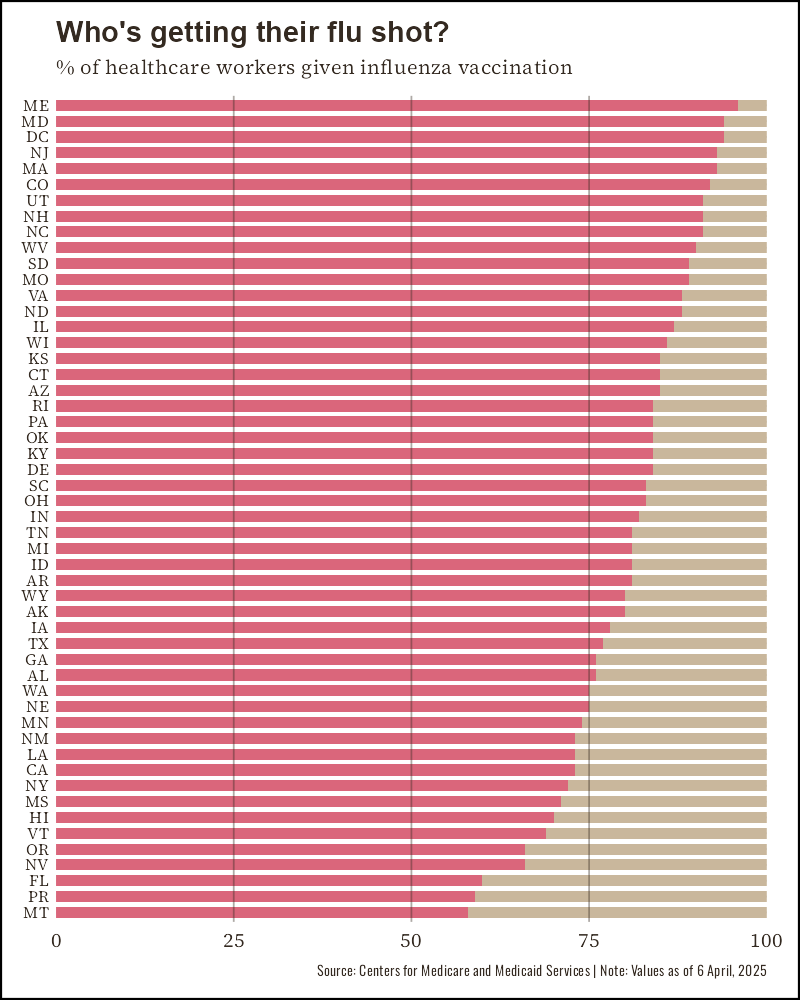

The R source for this figure:
# install packages
if(!require(pacman))install.packages("pacman")

pacman::p_load(tidyverse, tidytuesdayR, janitor, readxl, hrbrthemes, scales, ggview, extrafont, patchwork,
               ggpath)

# load TT data
careRAW <- tt_load("2025-04-08")

care <- careRAW$care_state |> 
  clean_names()

median_waits <- care |> 
  filter(measure_id == "OP_18b") |> 
  arrange(desc(score))

# load population data
USA_pop_cols <- c("state", "2020_base", "yr_2020", "yr_2021", "yr_2022", "yr_2023", "yr_2024") 

USA_population <- read_excel("data/NST-EST2024-POP.xlsx", skip = 8, n_max = 53) |> 
  setNames(USA_pop_cols) |> 
  filter(!is.na(state)) |> 
  mutate(
    state = str_sub(state, 2, -1)
  ) |> 
  select(1, 7)

state_lookup <- tibble::tibble(
  state = c(
    "Alabama", "Alaska", "Arizona", "Arkansas", "American Samoa", "California", "Colorado",
    "Connecticut", "Delaware", "Florida", "Georgia", "Guam", "Hawaii", "Idaho",
    "Illinois", "Indiana", "Iowa", "Kansas", "Kentucky", "Louisiana",
    "Maine", "Maryland", "Massachusetts", "Michigan", "Minnesota",
    "Mississippi", "Missouri", "Northern Mariana Islands", "Montana", "Nebraska", "Nevada",
    "New Hampshire", "New Jersey", "New Mexico", "New York",
    "North Carolina", "North Dakota", "Ohio", "Oklahoma", "Oregon",
    "Pennsylvania", "Puerto Rico", "Rhode Island", "South Carolina", "South Dakota",
    "Tennessee", "Texas", "Utah", "Vermont", "Virginia", "Virgin Islands", "Washington",
    "West Virginia", "Wisconsin", "Wyoming", "District of Columbia"
  ),
  abbreviation = c(
    "AL", "AK", "AZ", "AR", "AS", "CA", "CO", "CT", "DE", "FL", "GA", "GU", "HI", "ID",
    "IL", "IN", "IA", "KS", "KY", "LA", "ME", "MD", "MA", "MI", "MN", "MS",
    "MO", "MP", "MT", "NE", "NV", "NH", "NJ", "NM", "NY", "NC", "ND", "OH", "OK",
    "OR", "PA", "PR", "RI", "SC", "SD", "TN", "TX", "UT", "VT", "VA", "VI", "WA", "WV",
    "WI", "WY", "DC"
  )
)

USA_population <- USA_population |> 
  left_join(state_lookup, by = join_by(state == state)) |> 
  select(3, 1, 2)

# join pop to median_waits
median_waits <- median_waits |> 
  left_join(USA_population, by = join_by(state == abbreviation)) |> 
  filter(!is.na(score)) |> 
  rename(population = yr_2024)



  

care <- care |> 
  left_join(USA_population, by = join_by(state == abbreviation)) |> 
  rename(acronym = state) |> 
  rename(state = state.y) |> 
  mutate(
    vote = 
      case_when(
        state %in% c("California", "Colorado", "Connecticut", "Delaware", "District of Columbia",
                       "Hawaii", "Illinois", "Maine", "Maryland", "Massachusetts", "Minnesota", "New Hampshire", "New Jersey", "New Mexico", "New York", "Oregon", "Rhode Island",
                       "Vermont", "Virginia", "Washington", "Puerto Rico") ~ "Blue",
        TRUE ~ "Red"
      )
  )
  


  
flu_shot <- care |> 
  filter(measure_id == "IMM_3") |> 
  arrange(desc(score)) |> 
  filter(!is.na(state)) |> 
  mutate(
    non_vax = 100 - score
  ) |> 
  pivot_longer(
    cols = c(score, non_vax),
    names_to = "category",
    values_to = "percentage"
  ) |> 
  group_by(state) |> 
  mutate(score = max(percentage)) |> 
  ungroup() |> 
  mutate(
    state = 
      case_when(
        state == "District of Columbia" ~ "D.C.",
        TRUE ~ state
      )
  ) |> 
  filter(
   ! state %in% c("VI", "MP", "GU", "AS")
  )


# font_import()
loadfonts()

title_font <- "Oswald"
font <- "Source Serif 4"

title <- "Who's getting their flu shot?"
subtitle <- "% of healthcare workers given influenza vaccination"


ggplot(flu_shot, aes(x = percentage, y = reorder(state, score), fill = category)) +
  geom_col(width = 0.7) +
  geom_vline(xintercept = 25, colour = "#342A21", alpha = 0.4, linetype = 1, linewidth = 0.2) +
  geom_vline(xintercept = 50, colour = "#342A21", alpha = 0.4, linetype = 1, linewidth = 0.2) +
  geom_vline(xintercept = 75, colour = "#342A21", alpha = 0.4, linetype = 1, linewidth = 0.2) +
  # geom_text(data = top_bottom, aes(x = score + 2.5, y = reorder(state, score), label = paste0(score, "%")), size = 1.5, colour = "#342A21", family = font) +
  # geom_text(aes(x = 0 + 1, y = reorder(state, score), label = state), size = 1.5, colour = "white", family = font, hjust = 0, vjust = 0.5) +
  scale_x_continuous(
    expand = c(0,0)
  ) +
  scale_fill_manual(values = c("#C9B79C", "#DA667B")) +
  labs(
    title = title,
    subtitle = subtitle,
    caption = "Source: Centers for Medicare and Medicaid Services | Note: Values as of 6 April, 2025"
  ) +
  theme_ipsum_pub() +
  theme(
    text = element_text(family = font, size = 8, colour = "#342A21"),
    axis.text.y = element_text(family = font, size = 4, colour = "#342A21", margin = margin(0, -1, 0, 0)),
    axis.title.y = element_blank(),
    axis.text.x = element_text(family = font, size = 5, colour = "#342A21"),
    axis.title.x = element_blank(),
    legend.position = "NONE",
    plot.background = element_rect(fill = "white"),
    plot.margin = margin(10, 8, 5, 5),
    plot.title = element_text(size = 7, family = title_font, margin = margin(-5, 0, 3, 0), hjust = 0),
    plot.subtitle = element_text(size = 5, family = font, margin = margin(0, 0, 4, 0), hjust = 0),
    panel.grid.major.x = element_blank(),
    panel.grid.minor.x = element_blank(),
    plot.caption = element_text(family = title_font, size = 3.5, margin = margin(3, 0, 0, 0))
  ) +
  canvas(800, 1000, unit = "px", dpi = 300)

ggsave("US_care.png", width = 800, height = 1000, unit = "px", dpi = 300)
